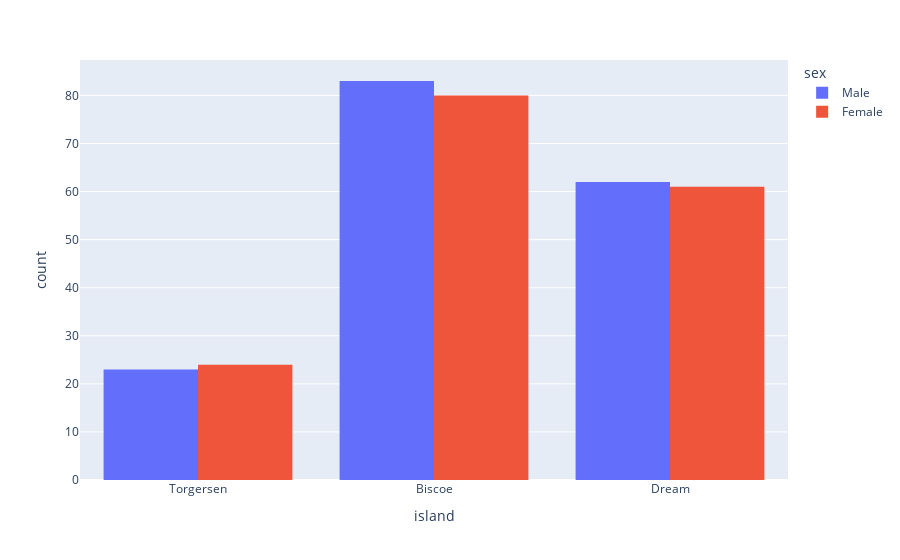

The notebook cell this image was saved under:
### Code cell
# visualizando lado a lado
px.histogram(data_frame=peng, x='island', color='sex', barmode='group')

### Figure 1 — Plotly figure (JSON) as saved in the notebook; plotly's stock layout.template omitted (floating-point values rounded to 4 significant figures; data arrays with more than 128 entries replaced by an {"elided": "..."} marker saying what was removed)
{"data": [{"alignmentgroup": "True", "bingroup": "x", "hovertemplate": "sex=Male<br>island=%{x}<br>count=%{y}<extra></extra>", "legendgroup": "Male", "marker": {"color": "#636efa", "pattern": {"shape": ""}}, "name": "Male", "offsetgroup": "Male", "orientation": "v", "showlegend": true, "type": "histogram", "x": {"elided": "168 str values"}, "xaxis": "x", "yaxis": "y"}, {"alignmentgroup": "True", "bingroup": "x", "hovertemplate": "sex=Female<br>island=%{x}<br>count=%{y}<extra></extra>", "legendgroup": "Female", "marker": {"color": "#EF553B", "pattern": {"shape": ""}}, "name": "Female", "offsetgroup": "Female", "orientation": "v", "showlegend": true, "type": "histogram", "x": {"elided": "165 str values"}, "xaxis": "x", "yaxis": "y"}], "layout": {"barmode": "group", "legend": {"title": {"text": "sex"}, "tracegroupgap": 0}, "margin": {"t": 60}, "xaxis": {"anchor": "y", "domain": [0, 1], "title": {"text": "island"}}, "yaxis": {"anchor": "x", "domain": [0, 1], "title": {"text": "count"}}}}
